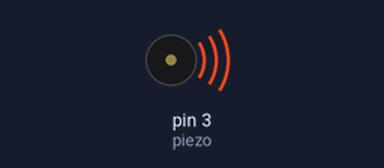
This sketch was run on a simulated Arduino Uno, built with avr-gcc and run on an emulated ATmega328P. Parts: buzzer (waves = sounding).

Above: at 0.2 s.
At 9.7 s:
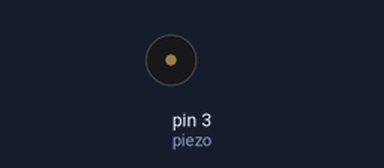
Timing chart, 0 to 10.4 s (numbered marks = the images above):
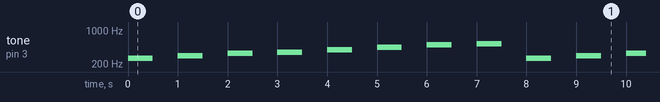

The sketch:

8_Buzzer.ino
```cpp
int piezo = 3; //스피커가 연결된 디지털핀 설정
int tones[] = {262, 294, 330, 349, 392, 440, 494, 523};

void setup() {
}

void loop() {
  for(int i=0; i<8; i++){
  tone(piezo,tones[i],500);  //tones : 음의 높낮이(주파수), 1000: 음의 지속시간(1초)
  delay(1000);
  }
}
```

Measured:
- by itself, tone on pin 3 (piezo): repeats every 8.0 s: silent 0.50 s, 294 Hz 0.50 s, silent 0.50 s, 330 Hz 0.50 s, silent 0.50 s, 349 Hz 0.50 s, silent 0.50 s, 392 Hz 0.50 s, silent 0.50 s, 440 Hz 0.50 s, silent 0.50 s, 494 Hz 0.50 s, silent 0.50 s, 523 Hz 0.50 s, silent 0.50 s, 262 Hz 0.50 s
